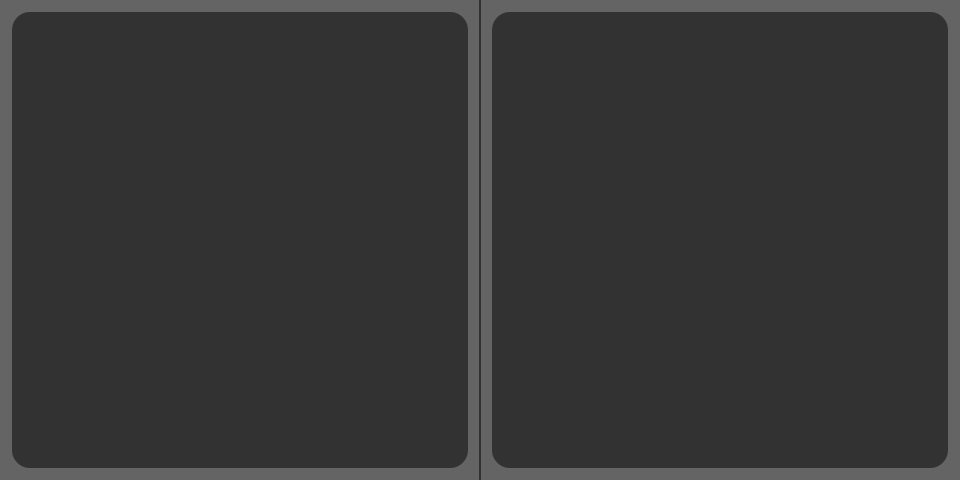
Frame 1 (no input)
Frame 60 (no input): identical to frame 1, image omitted
Frame 120 (the mouse pressed at the canvas centre since frame 60): identical to frame 1, image omitted

The p5.js sketch that drew this single still picture (run headless with seeded random() and noise() and a simulated clock; from frame 60 on, the mouse is pressed at the canvas centre):

// p5.js sketch
// ── sketch.js
let unit;
const SIZE = parseInt(prompt('game size:'));
// const SIZE = 3;
const PWB = prompt('play against bot: (yes/no)') == 'yes';
// const PWB = false;

let board = [];
let peices = [];
let u;

let selected;
let player = 1;

function setup() {
    let dim = (windowWidth > windowHeight * 2) ? windowHeight * 1.6 : windowWidth * 0.8;
    createCanvas(dim, dim/2, P2D);

    unit = height / 20;
    u = (unit * 18.5) / SIZE;


    for (let i = 0; i < SIZE; i++) {
        board[i] = [];
        peices[i] = [];
        for (let j = 0; j < SIZE; j++) {
            peices[i][j] = {
                color: i,
                number: j + 1,
            }
        }
    }

    if (PWB && SIZE % 2 == 1) {
        let p = floor(SIZE / 2);
        makeMove(p, p, p, p);
    }
}

function draw() {
    background(100);
    stroke(0);
    line(height, 0, height, height);

    drawBoard();
    drawPeices();
}

function drawBoard() {
    noStroke();
    fill(50);
    rect(unit / 2, unit / 2, unit * 19, unit * 19, unit*3/4);

    fill(100);
    let u = (unit * 18.5) / SIZE;
    for (let i = 0; i < SIZE; i++) {
        for (let j = 0; j < SIZE; j++) {
            let x = unit + u * i;
            let y = unit + u * j;
            rect(x, y, u - unit / 2, u - unit/2, unit/2);
            if (board[i][j] != undefined) drawDie(x, y, board[i][j]);
        }
    }
}

function drawPeices() {
    translate(height, 0);

    noStroke();
    fill(50);
    rect(unit / 2, unit / 2, unit * 19, unit * 19, unit*3/4);

    for (let i = 0; i < SIZE; i++) {
        for (let j = 0; j < SIZE; j++) {
            let x = unit + u * i;
            let y = unit + u * j;

            fill((selected != undefined && selected.x == i && selected.y == j) ? 0 : 100);
            rect(x, y, u - unit / 2, u - unit / 2, unit / 2);

            if (peices[i][j] != undefined) drawDie(x, y, peices[i][j]);
        }
    }
}

function drawDie(x, y, die) {
    push();
    translate(x, y);
    colorMode(HSB, 100);
    fill(100/SIZE * die.color, 70, 100);
    colorMode(RGB, 255);

    rect(unit/4, unit/4, u - unit, u - unit, unit/2);

    fill(0);
    textAlign(CENTER, CENTER);
    textSize(u * 0.6);
    text(die.number, u/2 - unit/4, u/2 - unit/4);

    pop();
}

function makeMove(c, n, x, y) {
    if (board[x][y] != undefined) return false;

    let check = true;
    for (let i = max(0, x-1); i <= min(SIZE-1,x + 1); i++) {
        for (let j = max(0, y-1); j <= min(SIZE-1, y+1); j++) {
            if (i != x && j != y) continue;

            let curr = board[i][j];
            if (curr == undefined) continue;

            if (curr.color != c && curr.number != n + 1) {
                check = false;
                break;
            }
        }
        if (!check) {
            break;
        }
    }

    if (!check) return false;

    board[x][y] = peices[c][n];
    peices[c][n] = undefined;

    return true;
}

function makeCompMove(c, n, x, y) {
    makeMove(SIZE-c-1, SIZE-n - 1, SIZE-x - 1, SIZE-y - 1);
}

function mousePressed() {
    if (mouseX < height) boardClick(mouseX, mouseY);
    else peicesClick(mouseX - height, mouseY);
}

function boardClick(x, y) {
    if (selected == undefined) return;

    let bx = floor(x / u);
    let by = floor(y / u);

    if (bx >= SIZE || by >= SIZE) return;

    let sx = selected.x;
    let sy = selected.y;

    if (makeMove(sx, sy, bx, by)){
        selected = undefined;
        if (PWB) makeCompMove(sx, sy, bx, by);
        else player = player == 1 ? 2 : 1;

        document.getElementById('player').innerText = 'Player ' + player;
    }
}

function peicesClick(x, y) {
    selected = {
        x: floor(x / u),
        y: floor(y / u),
    }
}
